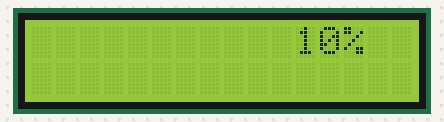
The sketch below on a simulated Arduino Uno, built with avr-gcc and run on an emulated ATmega328P. Shown: 16×2 character LCD.

Above: at 0.1 s.
At 5.2 s:
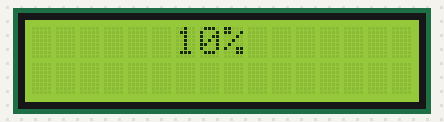
At 9.2 s:
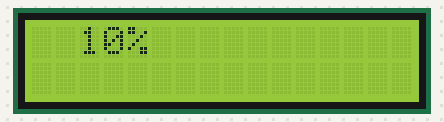
At 19.3 s:
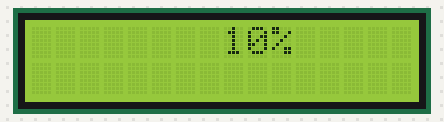
At 28.3 s:
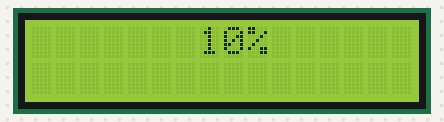
At 38.4 s:
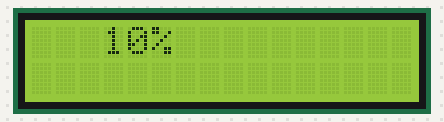

Measured:
- what the display in image 1 shows lasts 1.0 s, from 5.1 s to 6.1 s

The sketch:

lcd_I2c_mov.ino
```cpp
//To Scroll the Display
//right to left and left to right with cursor boundation

#include <Wire.h>
#include <LiquidCrystal_I2C.h>
LiquidCrystal_I2C lcd(0x3F, 16, 2);  // set the LCD address to 0x3F for a 16 chars and 2 line display
void setup() {
  // put your setup code here, to run once:
  lcd.begin(); //Initializing display
  lcd.backlight(); //To Power ON the back light

}

void loop() {
  // put your main code here, to run repeatedly.

  char data[]="10%";  // whatever data need to be Display on the scrren.
  int l=(16-sizeof(data)); //starting Cursor for Right to left and ending Cursor for Left to right.
  int j=0;
  // this loop for scrool display from Right to left.
  int i=l;
  while(i>0){
     lcd.scrollDisplayLeft();
     lcd.setCursor(i,j);   //Defining positon to write from j row, i column.
     lcd.print(data);
     delay(1000);
     lcd.clear();       //clean the screen, set cursor position to zero
     i--;
  }
  i=l;
  // this loop for scrool display from left to Right.
  int k=0;
  while(k<l){
     lcd.scrollDisplayRight();
     lcd.setCursor(k,j);    //Defining positon to write from j row, k column.
     lcd.print(data);
     delay(1000);
     lcd.clear();         //clean the screen, set cursor position to zero
     k++;
  }
  k=l;
}
```
